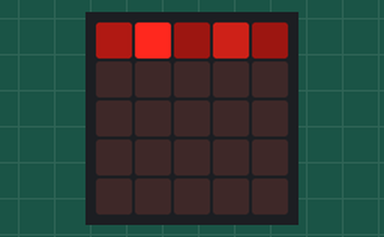
This program was run on a simulated BBC micro:bit running MicroPython. On the bench: the board's 5×5 LED display. Random numbers come from a fixed seed.

Above: at 0.05 s.
At 4.96 s:
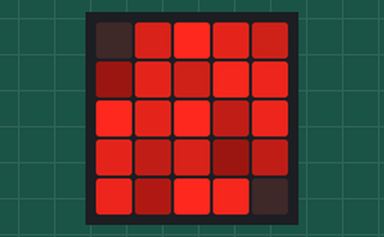
At 9.98 s:
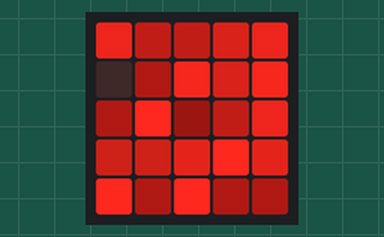
At 19.92 s:
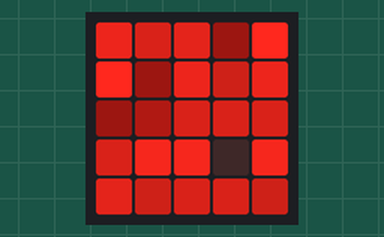
At 29.86 s:
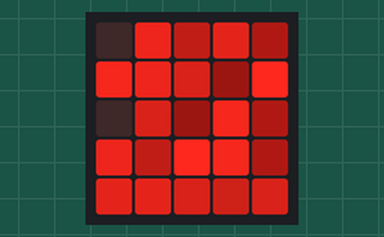
At 39.9 s:
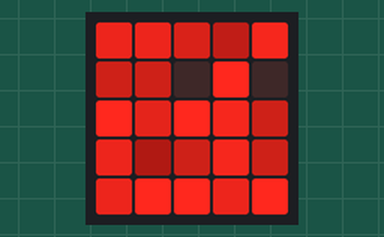

The program:

rain.py
```python
"""Pouring rain.

Or at least, something resembling pouring rain. Nothing to do, just watch (and
enjoy. Maybe).
"""
from microbit import *
import random


def set_first_line(img, pixels):
    """Set the first line of an image with the given pixel values."""
    for index, pixel in enumerate(pixels):
        img.set_pixel(index, 0, pixel)
    return img


img = Image()  # Start with an empty screen.
while True:
    img = img.shift_down(1)
    # New line of random ints: random pixels with random brightness.
    line = [random.randint(0, 9) for i in range(5)]
    img = set_first_line(img, line)
    display.show(img)
    sleep(100)
```
